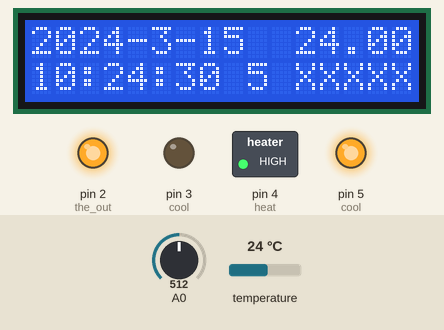
This sketch was run on a simulated Arduino Uno, built with avr-gcc and run on an emulated ATmega328P. Parts: 16×2 character LCD, switched loads named in the sketch (green lamp = pin HIGH), output pins drawn as LEDs (lit = HIGH). The test bench sets the inputs (shaded band); at power-on: temperature 24 °C, A0 = 512. The local clock reads 2024-03-15 10:24:30 at power-on unless the sketch sets it; what the sketch prints to the serial monitor is not drawn.

Above: at 1.2 s.
1.3 s: temperature set to 12 °C
At 3.3 s:
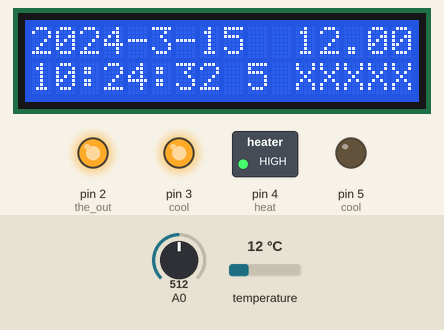
6.1 s: A0 set to 565
At 6.9 s:
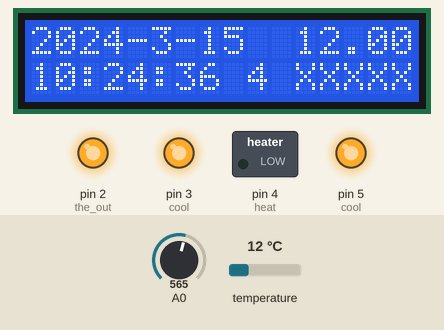
9.4 s: temperature set to 19 °C
At 10.4 s:
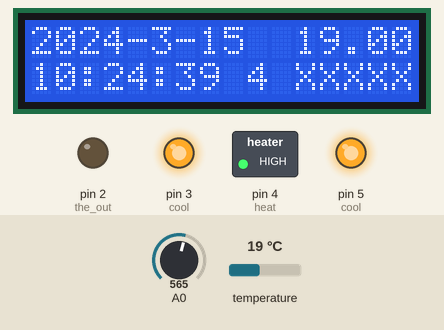
12.0 s: A0 set to 545
At 14.2 s:
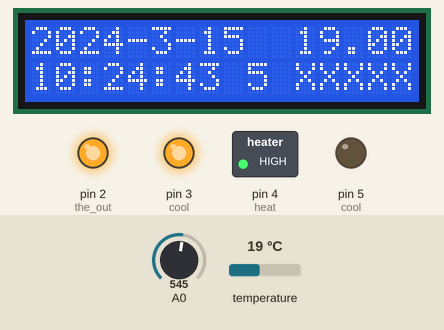
15.9 s: temperature set to 28 °C
At 17.8 s:
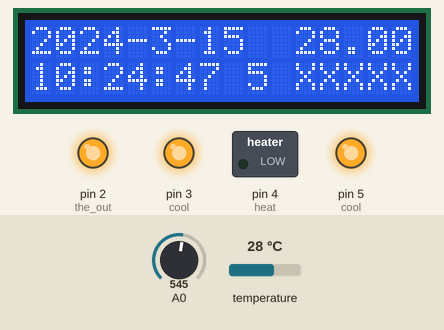
18.5 s: A0 set to 716
At 20.2 s:
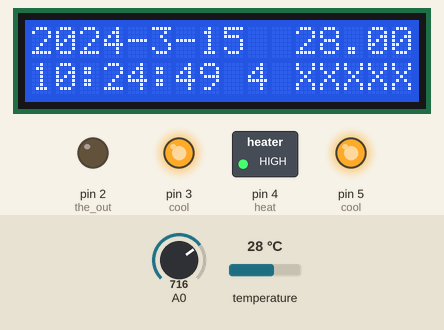
Timing chart, 0 to 23.5 s (numbered marks = the images above; inputs shaded):
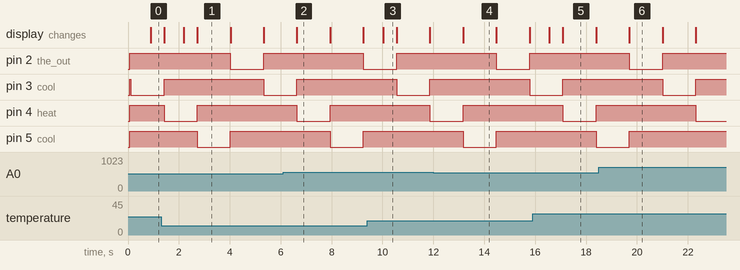

The sketch:

hwtest.ino
```cpp
// Date and time functions using a DS1307 RTC connected via I2C and Wire lib

#include <OneWire.h>
#include <Wire.h>
#include <RTClib.h>
#include <LiquidCrystal_I2C.h>
#include <DallasTemperature.h>
#include <DS1307RTC.h>
#include <Time.h>

// DS18B20 temperature sensor
#define ONE_WIRE_PIN 11					// the pin where the temperature sensor is connected
OneWire ourWire(ONE_WIRE_PIN);			// init oneWire instance
DallasTemperature sensors(&ourWire);	// init Dallas Temperature Library

#define OUT1	2						// switch on the element
#define OUT2	3						// change element function

RTC_DS1307 rtc;
// for PCF8574A based I2C displays
// LiquidCrystal_I2C lcd(0x3F, 2, 1, 0, 4, 5, 6, 7, 3, POSITIVE);
// for PCF8574T based I2C displays
LiquidCrystal_I2C lcd(0x27, 2, 1, 0, 4, 5, 6, 7, 3 , POSITIVE);

int the_out;

void setup () {
	Serial.begin(115200);
	lcd.begin(16,2);               // initialize the lcd
	lcd.backlight();
	lcd.setBacklight( 128 );
	the_out= 2;
	pinMode( 2, OUTPUT );				// heat
	pinMode( 3, OUTPUT );				// cool
	pinMode( 4, OUTPUT );				// heat
	pinMode( 5, OUTPUT );				// cool
	digitalWrite( 2, HIGH );
	digitalWrite( 3, HIGH );
	digitalWrite( 4, HIGH );
	digitalWrite( 5, HIGH );

#ifdef AVR
	Wire.begin();
#else
	Wire1.begin(); // Shield I2C pins connect to alt I2C bus on Arduino Due
#endif
	rtc.begin();

	if (! rtc.isrunning()) {
		Serial.println("RTC is NOT running!");
		// following line sets the RTC to the date & time this sketch was compiled
		rtc.adjust(DateTime(F(__DATE__), F(__TIME__)));
		// This line sets the RTC with an explicit date & time, for example to set
		// January 21, 2014 at 3am you would call:
		// rtc.adjust(DateTime(2015, 8, 6, 0, 0, 0));
	}
	sensors.begin();						// init Dallas Temperature library
}

#define btnLLEFT  1
#define btnLEFT   2
#define btnUP     3
#define btnDOWN   4
#define btnRIGHT  5
#define btnRRIGHT 6
#define btnNONE   0

// read the keys
int read_LCD_keys()
{
	int adc_key_in;

	adc_key_in= analogRead( 0 );				// read the value from the sensor
	if( adc_key_in>1000 )
		return btnNONE;							// We make this the 1st option for speed reasons since it will be the most likely result
	// For V1.1 us this threshold
	// if (adc_key_in < 50)   return btnRIGHT;
	// if (adc_key_in < 250)  return btnUP;
	// if (adc_key_in < 450)  return btnDOWN;
	// if (adc_key_in < 650)  return btnLEFT;
	// if (adc_key_in < 850)  return btnSELECT;

	// For V1.0 comment the other threshold and use the one below:
	if( adc_key_in<50 )
		return btnLLEFT;
	if( adc_key_in<195 )
		return btnLEFT;
	if( adc_key_in<380 )
		return btnUP;
	if( adc_key_in<555 )
		return btnRIGHT;
	if( adc_key_in<790 )
		return btnDOWN;
	if( adc_key_in<950 )
		return btnRRIGHT;

	return btnNONE;							// when all others fail, return this...
}

void loop () {
    DateTime now = rtc.now();
    // int a = analogRead(0);
    int a = read_LCD_keys();

    Serial.print(now.year(), DEC);
    Serial.print('/');
    Serial.print(now.month(), DEC);
    Serial.print('/');
    Serial.print(now.day(), DEC);
    Serial.print(' ');
    Serial.print(now.hour(), DEC);
    Serial.print(':');
    Serial.print(now.minute(), DEC);
    Serial.print(':');
    Serial.print(now.second(), DEC);
    Serial.println();

    Serial.print(" since midnight 1/1/1970 = ");
    Serial.print(now.unixtime());
    Serial.print("s = ");
    Serial.print(now.unixtime() / 86400L);
    Serial.println("d");

    // calculate a date which is 7 days and 30 seconds into the future
    DateTime future (now.unixtime() + 7 * 86400L + 30);

    Serial.print(" now + 7d + 30s: ");
    Serial.print(future.year(), DEC);
    Serial.print('/');
    Serial.print(future.month(), DEC);
    Serial.print('/');
    Serial.print(future.day(), DEC);
    Serial.print(' ');
    Serial.print(future.hour(), DEC);
    Serial.print(':');
    Serial.print(future.minute(), DEC);
    Serial.print(':');
    Serial.print(future.second(), DEC);
    Serial.println();

    Serial.println();
    lcd.home ();
    lcd.print(now.year(), DEC);
    lcd.print("-");
    lcd.print(now.month(), DEC);
    lcd.print("-");
    lcd.print(now.day(), DEC);
    lcd.setCursor(0,1);
    lcd.print(now.hour(), DEC);
    lcd.print(":");
    print2digits(now.minute(),'0');
    lcd.print(":");
    print2digits(now.second(),'0');
    lcd.print(" ");
	if(a!=btnNONE)
	   lcd.print(a, DEC);
	else
	    lcd.print(" ");

	digitalWrite( the_out, HIGH );
	the_out++;
	if( the_out>5)
		the_out=2;
	digitalWrite( the_out, LOW );

	int iTemp;
	float fTemp;

	sensors.requestTemperatures();				// request temperature

	int ii;
	for( ii=0; ii<2; ii++)
	{
		fTemp= sensors.getTempCByIndex( ii );		// get temperature
		iTemp= (int) (fTemp*100);					// convert float to int
		lcd.setCursor( 10, ii );
		print_temp( iTemp );					// display temperature
	}
    delay(500);
}

void print2digits( short number, char fill ) {
	if( number>=0 && number<10 )
		lcd.print( fill );
	else
		lcd.print( (char)('0'+(char)(number/10)) );
	lcd.print( (char)('0'+(char)(number%10)) );
}

void print_temp( int t )
{
	if( t==-12700 )
		lcd.print( " XXXXX");
	else
	{
		if( t<0 ) {
			lcd.print( '-' );
			t= -t;
		}
		else
			lcd.print( ' ' );
		print2digits( t/100, ' ' );
		lcd.print( '.' );
		print2digits( t%100, '0' );
	}
}
```

Measured:
- what the display in image 1 shows lasts 1.3 s, from 2.7 s to 4.0 s
- what the display in image 3 shows lasts 0.6 s, from 10.0 s to 10.6 s
